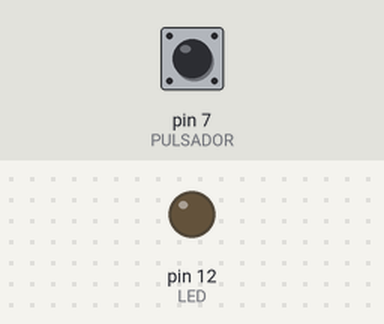
The sketch below on a simulated Arduino Uno, built with avr-gcc and run on an emulated ATmega328P. On the bench: output pins drawn as LEDs (lit = HIGH). Dashed ring = blinking. The test bench sets the inputs (shaded band); at power-on: pin 7 (PULSADOR) HIGH.

Above: at 1.2 s.
1.3 s: pin 7 (PULSADOR) pulled LOW for 1 s
At 1.42 s:
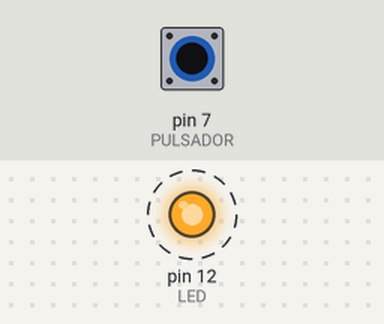
3.8 s: pin 7 (PULSADOR) pulled LOW for 3.2 s
At 7.7 s:
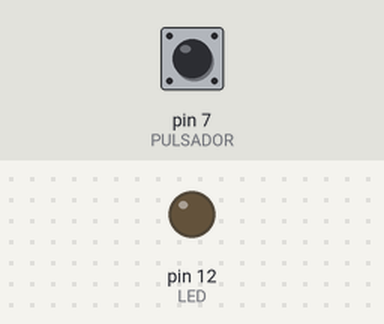
Timing chart, 0 to 9.2 s (numbered marks = the images above; inputs shaded):
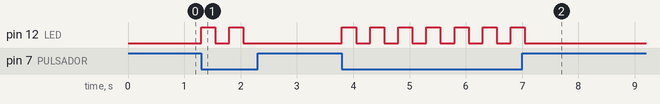

Measured:
- after the input at 1.3 s, pin 12 (LED): alternates HIGH for 0.25 s and LOW for 0.25 s, 4 changes in all, then stays LOW, starting at once
- after the input at 3.8 s, pin 12 (LED): alternates HIGH for 0.25 s and LOW for 0.25 s, 14 changes in all, then stays LOW, starting at once

The sketch:

Parpadeo_LED_Pulsador.ino
```cpp
/*Encendido y Apagado de un LED con un pulsador*/
#define LED 12
#define PULSADOR 7
void setup(){
  pinMode(LED, OUTPUT);
  pinMode(PULSADOR, INPUT);
}

void loop(){
  if(digitalRead(PULSADOR) == LOW){
    digitalWrite(LED, HIGH);
    delay(250);
    digitalWrite(LED, LOW);
    delay(250);
  }
}
```
